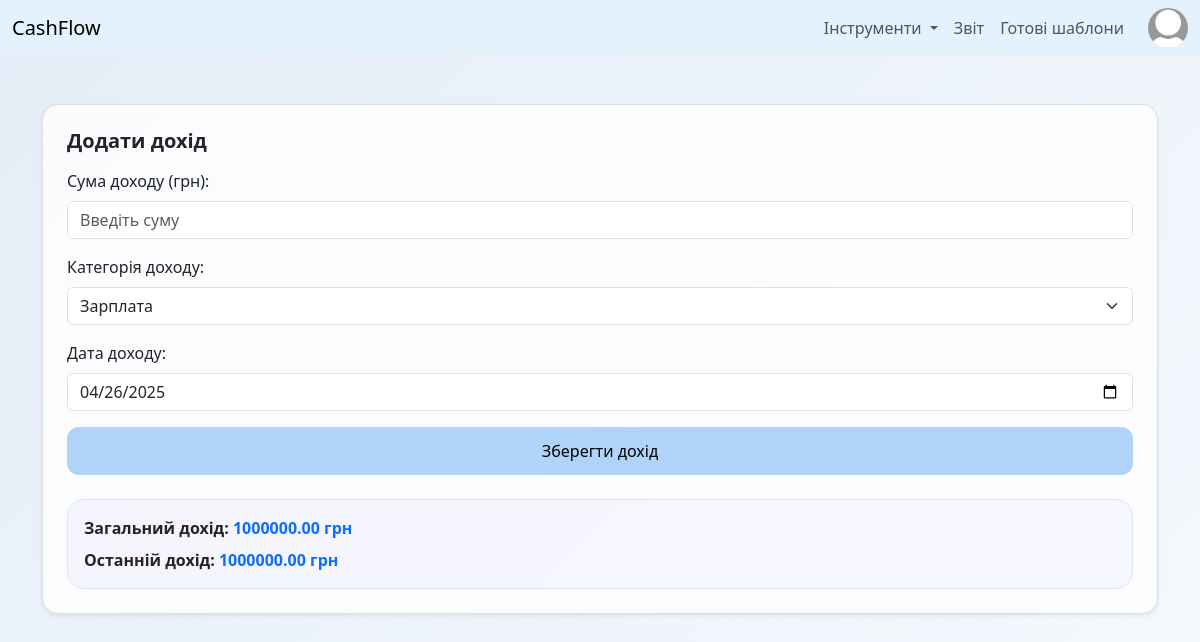
Before: /createBudget/ (signed in) with the older database file.
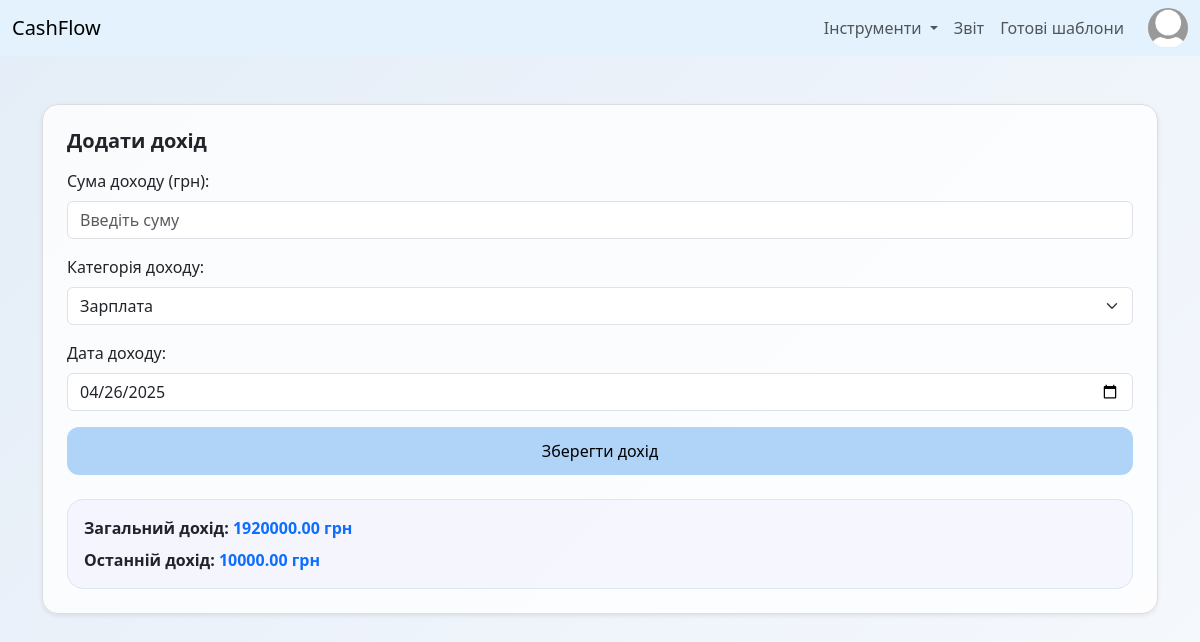
After: the same page with the newer database file.
### main/models.py (models this page shows, shortened)
class Budget(models.Model):
    INCOME_CATEGORIES = [
        ('salary', 'Зарплата'),
        ('bonus', 'Бонус'),
        ('freelance', 'Фріланс'),
        ('other', 'Інше'),
    ]
    income = models.DecimalField(max_digits=10, decimal_places=2)
    income_category = models.CharField(max_length=50, choices=INCOME_CATEGORIES, default='salary')
    expenses = models.DecimalField(max_digits=10, decimal_places=2, default=0)
    balance = models.DecimalField(max_digits=10, decimal_places=2, default=0)
    created_at = models.DateTimeField(auto_now_add=True)
    date = models.DateField(default=timezone.now)

### main/views.py (the view, shortened to what this page needs)
# urls.py: path('createBudget/', views.createBudget, name='createBudget'),
@login_required
def createBudget(request):
    total_income = Budget.objects.aggregate(total=Sum('income'))['total'] or 0
    last_income_record = Budget.objects.order_by('-date', '-created_at').first()
    return render(request, 'createBudget.html', {
        'total_income': total_income,
        'last_income': last_income_record.income if last_income_record else 0,
        'current_date': timezone.now().date()
    })

### cashflow/templates/createBudget.html (shortened to what this page needs)
{% load static %}
<!DOCTYPE html>
<html lang="uk">
<head>
  <link href="https://cdn.jsdelivr.net/npm/bootstrap@5.3.3/dist/css/bootstrap.min.css" rel="stylesheet">
  <link rel="stylesheet" href="{% static 'css/budget.css' %}">
</head>
<body class="bg-light">
{% include 'partials/header.html' %}
<div class="container py-5">
  <div class="card shadow-sm rounded-4 p-4 budget-card">
    <h5 class="fw-bold mb-3">Додати дохід</h5>
    <form method="POST" action="{% url 'createBudget' %}" id="incomeForm">
      <div class="mb-3">
        <label for="id_income" class="form-label">Сума доходу (грн):</label>
        <input type="number" step="0.01" min="0.01" class="form-control"
               name="income" required id="id_income" placeholder="Введіть суму"
               value="{{ request.POST.income }}">
      </div>
      <div class="mb-3">
        <label for="id_income_category" class="form-label">Категорія доходу:</label>
        <select class="form-select" name="income_category" id="id_income_category" required>
          <option value="salary" {% if request.POST.income_category == 'salary' %}selected{% endif %}>Зарплата</option>
        </select>
      </div>
      <div class="mb-3">
        <label for="id_date" class="form-label">Дата доходу:</label>
        <input type="date" class="form-control" name="date" id="id_date"
               value="{{ request.POST.date|default:current_date|date:'Y-m-d' }}" required>
      </div>
      <button type="submit" class="btn btn-primary w-100 budget-btn" id="submitBtn">Зберегти дохід</button>
    </form>
    <div class="mt-4 p-3 rounded-4 summary-box">
      <p class="mb-2 fw-bold">Загальний дохід:
        <span class="text-primary">{{ total_income|floatformat:2 }} грн</span>
      </p>
      <p class="mb-0 fw-bold">Останній дохід:
        <span class="text-primary">
          {% if last_income %}
            {{ last_income|floatformat:2 }} грн
          {% else %}
            0 грн
          {% endif %}
        </span>
      </p>
    </div>
  </div>
</div>
</body>
</html>

Changed rows visible on the page:
no longer on this page (row edited): Budget: income "1000000.00"
added Budget: income "10000.00"
Other visible differences:
{{ total_income|floatformat:2 }}: "1000000.00" → "1920000.00"
